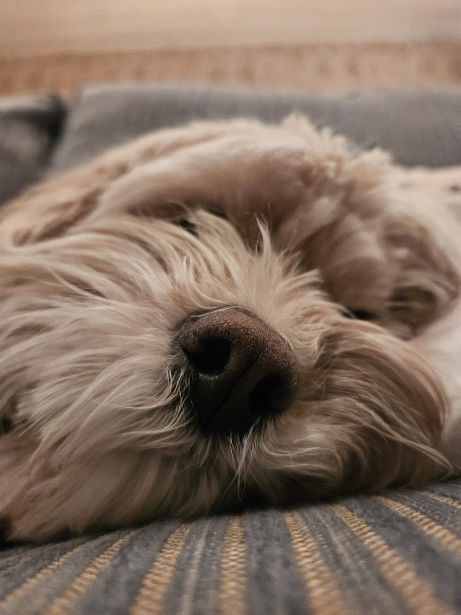
#> input picture Cookie1.jpg, 921 x 1229 px (shown at 1/2 size)
$ python Pixelator1.py
#> lines starting #> are read from the running program, lines starting #| are printed output that depends on the picture
import cv2

def pixelate_image(image_path, pixel_size=10):
#> called with image_path = 'Cookie1.jpg', pixel_size = 5
    image = cv2.imread(image_path)
#> image is the input picture: shape (1229, 921, 3); mean B, G, R 97.1, 111.5, 130.8
    height, width = image.shape[:2]
#> height = 1229; width = 921

    # Resize image
    small_image = cv2.resize(image, (width // pixel_size, height // pixel_size), interpolation=cv2.INTER_LINEAR)
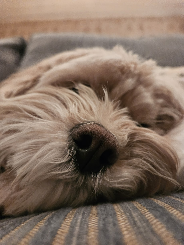
#> small_image: shape (245, 184, 3); mean B, G, R 97, 111.4, 130.7

    # Resize back to original size
    pixelated_image = cv2.resize(small_image, (width, height), interpolation=cv2.INTER_NEAREST)

    return pixelated_image

# Load and pixelate
image_path = "Cookie1.jpg"
pixelated = pixelate_image(image_path, pixel_size=5)

# save
cv2.imshow("Pixelated Image", pixelated)
cv2.imwrite("pixelated_output.jpg", pixelated)
cv2.waitKey(0)
cv2.destroyAllWindows()
